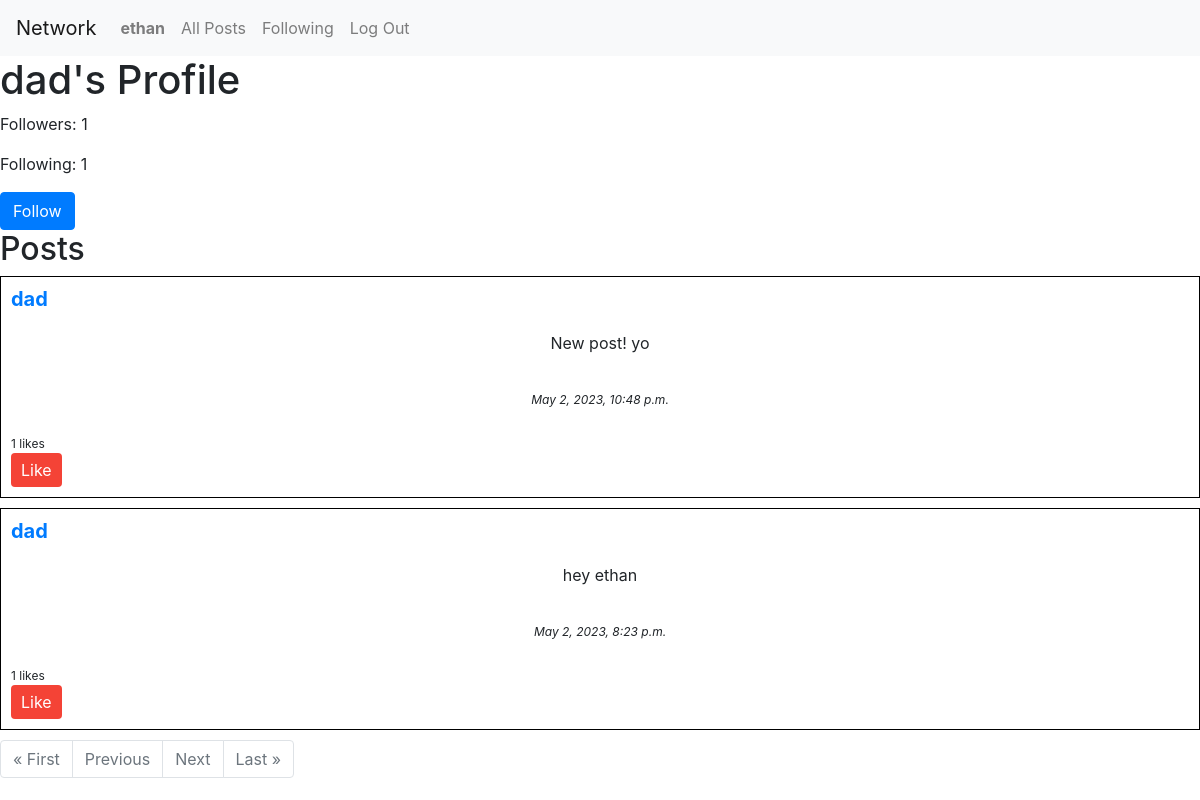
Page /profile/dad/ (signed in) on the committed database.
### network/models.py (models this page shows, shortened)
class User(AbstractUser):
    def save(self, *args, **kwargs):
        if not self.pk:
            super(User, self).save(*args, **kwargs)
            profile = Profile(user=self)  # Create a new Profile object
            profile.save()  # Save the Profile object
        else:
            super(User, self).save(*args, **kwargs)  # Save the user object

class Profile(models.Model):
    user = models.OneToOneField(User, on_delete=models.CASCADE)
    followers = models.ManyToManyField(
        User, related_name='followed_by', blank=True)
    following = models.ManyToManyField(
        User, related_name='following', blank=True)

class Post(models.Model):
    user = models.ForeignKey(User, on_delete=models.CASCADE)
    content = models.TextField()
    timestamp = models.DateTimeField(auto_now_add=True)
    likes = models.ManyToManyField(
        User, related_name='liked_posts', blank=True)

### network/views.py (the view)
# urls.py: path('profile/<str:username>/', views.profile, name='profile'),
def profile(request, username):
    user_profile = get_object_or_404(User, username=username)
    profile = user_profile.profile
    user_posts = Post.objects.filter(user=user_profile).order_by('-timestamp')
    paginator = Paginator(user_posts, 10)
    page = request.GET.get('page')
    posts = paginator.get_page(page)
    return render(request, 'network/profile.html', {'profile': profile, 'posts': posts})

### network/templates/network/profile.html
{% extends "network/layout.html" %} {% block body %}
<h1>{{ profile.user.username }}'s Profile</h1>
<p>Followers: {{ profile.followers.count }}</p>
<p>Following: {{ profile.following.count }}</p>
{% if user.is_authenticated and user != profile.user %}
<form id="follow-form" method="post">
  {% csrf_token %} {% if user in profile.followers.all %}
  <a class="btn btn-primary" href="{% url 'unfollow' profile.user.username %}">Unfollow</a>
  {% else %}
  <a class="btn btn-primary" href="{% url 'follow' profile.user.username %}">Follow</a>
  {% endif %}
</form>
{% endif %}
<h2>Posts</h2>
<div id="posts-container">
  {% for post in posts %} {% include 'network/post.html' %} {% endfor %}
</div>
<nav aria-label="Page navigation">
  <ul class="pagination">
    {% if posts.has_previous %}
    <li class="page-item">
      <a class="page-link" href="?page=1">&laquo; First</a>
    </li>
    <li class="page-item">
      <a class="page-link" href="?page={{ posts.previous_page_number }}">Previous</a>
    </li>
    {% else %}
    <li class="page-item disabled">
      <a class="page-link" href="#">&laquo; First</a>
    </li>
    <li class="page-item disabled">
      <a class="page-link" href="#">Previous</a>
    </li>
    {% endif %} {% if posts.has_next %}
    <li class="page-item">
      <a class="page-link" href="?page={{ posts.next_page_number }}">Next</a>
    </li>
    <li class="page-item">
      <a class="page-link" href="?page={{ posts.paginator.num_pages }}">Last &raquo;</a>
    </li>
    {% else %}
    <li class="page-item disabled">
      <a class="page-link" href="#">Next</a>
    </li>
    <li class="page-item disabled">
      <a class="page-link" href="#">Last &raquo;</a>
    </li>
    {% endif %}
  </ul>
</nav>
{% endblock %}

### network/templates/network/layout.html (shortened to what this page needs)
{% load static %}
<!DOCTYPE html>
<html lang="en">
  <head>
    <link
      rel="stylesheet"
      href="https://stackpath.bootstrapcdn.com/bootstrap/4.4.1/css/bootstrap.min.css"
    />
    <link href="{% static 'network/styles.css' %}" rel="stylesheet" />
  </head>
  <body>
    <nav class="navbar navbar-expand-lg navbar-light bg-light">
      <a class="navbar-brand" href="#">Network</a>
      <div>
        <ul class="navbar-nav mr-auto">
          {% if user.is_authenticated %}
          <li class="nav-item">
            <a class="nav-link" href="{% url 'profile' username=user.username %}"
              ><strong>{{ user.username }}</strong></a
            >
          </li>
          {% endif %}
          <li class="nav-item">
            <a class="nav-link" href="{% url 'index' %}">All Posts</a>
          </li>
          {% if user.is_authenticated %}
          <li class="nav-item">
            <a class="nav-link" href="{% url 'following' %}">Following</a>
          </li>
          <li class="nav-item">
            <a class="nav-link" href="{% url 'logout' %}">Log Out</a>
          </li>
          {% endif %}
        </ul>
      </div>
    </nav>
    <div class="body">{% block body %} {% endblock %}</div>
  </body>
</html>

### network/templates/network/post.html (shortened to what this page needs)
<div class="post" data-post-id="{{ post.id }}">
  <h3><a href="{% url 'profile' post.user.username %}">{{ post.user.username }}</a></h3>
  <p id="post-content">{{ post.content }}</p>
  <p class="post-date">{{ post.timestamp|date:"F j, Y, P" }}</p>
  <div class="post-likes"><span class="like-count">{{ post.likes.count }}</span> likes</div>
  <button class="btn btn-primary like-btn" data-post-id="{{ post.id }}">Like</button>
</div>

### network/static/network/styles.css (style rules this page uses)
.post p { text-align: center; padding: 10px; }
.post { border: 1px solid black; padding: 10px; margin-bottom: 10px; }
.post h3 { font-size: 20px; font-weight: bold; margin-bottom: 10px; }
.post .post-date { font-style: italic; font-size: 12px; margin-top: 5px; }
.like-btn { background-color: #f44336; color: white; border: none; padding: 5px 10px; margin-right: 5px; cursor: pointer; }
.post-likes { font-size: 12px; margin-top: 5px; }

### rows in the picture
User: username "ethan"
Profile: user.username "dad", followers.count "1", following.count "1"
Post: user.username "dad", content "New post! yo", timestamp "May 2, 2023, 10:48 p.m.", likes.count "1"
Post: user.username "dad", content "hey ethan", timestamp "May 2, 2023, 8:23 p.m.", likes.count "1"
